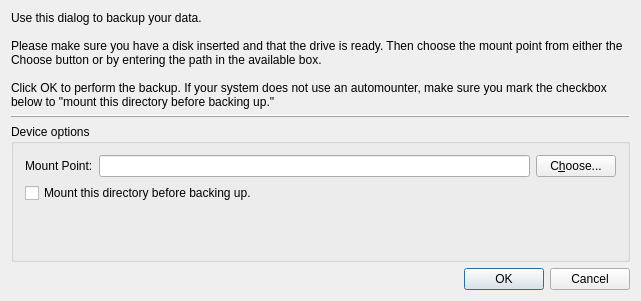
<?xml version="1.0" encoding="UTF-8"?>
<ui version="4.0">
 <class>KBackupDlg</class>
 <widget class="QDialog" name="KBackupDlg">
  <property name="geometry">
   <rect>
    <x>0</x>
    <y>0</y>
    <width>641</width>
    <height>301</height>
   </rect>
  </property>
  <property name="windowTitle">
   <string>Backup</string>
  </property>
  <layout class="QVBoxLayout">
   <property name="spacing">
    <number>6</number>
   </property>
   <property name="leftMargin">
    <number>11</number>
   </property>
   <property name="topMargin">
    <number>11</number>
   </property>
   <property name="rightMargin">
    <number>11</number>
   </property>
   <property name="bottomMargin">
    <number>11</number>
   </property>
   <item>
    <layout class="QHBoxLayout">
     <property name="spacing">
      <number>6</number>
     </property>
     <property name="leftMargin">
      <number>0</number>
     </property>
     <property name="topMargin">
      <number>0</number>
     </property>
     <property name="rightMargin">
      <number>0</number>
     </property>
     <property name="bottomMargin">
      <number>0</number>
     </property>
     <item>
      <widget class="QLabel" name="TextLabel1">
       <property name="text">
        <string>Use this dialog to backup your data. 

Please make sure you have a disk inserted and that the drive is ready. Then choose the mount point from either the Choose button or by entering the path in the available box.

Click OK to perform the backup. If your system does not use an automounter, make sure you mark the checkbox below to "mount this directory before backing up."</string>
       </property>
       <property name="alignment">
        <set>Qt::AlignTop</set>
       </property>
       <property name="wordWrap">
        <bool>true</bool>
       </property>
      </widget>
     </item>
    </layout>
   </item>
   <item>
    <widget class="Line" name="Line1">
     <property name="frameShape">
      <enum>QFrame::HLine</enum>
     </property>
     <property name="frameShadow">
      <enum>QFrame::Raised</enum>
     </property>
    </widget>
   </item>
   <item>
    <widget class="QGroupBox" name="GroupBox1">
     <property name="title">
      <string>Device options</string>
     </property>
     <layout class="QVBoxLayout">
      <property name="spacing">
       <number>6</number>
      </property>
      <property name="leftMargin">
       <number>11</number>
      </property>
      <property name="topMargin">
       <number>11</number>
      </property>
      <property name="rightMargin">
       <number>11</number>
      </property>
      <property name="bottomMargin">
       <number>11</number>
      </property>
      <item>
       <layout class="QHBoxLayout">
        <property name="spacing">
         <number>6</number>
        </property>
        <property name="leftMargin">
         <number>0</number>
        </property>
        <property name="topMargin">
         <number>0</number>
        </property>
        <property name="rightMargin">
         <number>0</number>
        </property>
        <property name="bottomMargin">
         <number>0</number>
        </property>
        <item>
         <widget class="QLabel" name="lblMountPoint">
          <property name="text">
           <string comment="This is the mount point">Mount Point:</string>
          </property>
          <property name="wordWrap">
           <bool>false</bool>
          </property>
         </widget>
        </item>
        <item>
         <widget class="KLineEdit" name="txtMountPoint"/>
        </item>
        <item>
         <widget class="QPushButton" name="chooseButton">
          <property name="toolTip">
           <string>Select mount point</string>
          </property>
          <property name="whatsThis">
           <string>Use this to browse to the mount point.</string>
          </property>
          <property name="text">
           <string>C&amp;hoose...</string>
          </property>
         </widget>
        </item>
       </layout>
      </item>
      <item>
       <widget class="QCheckBox" name="mountCheckBox">
        <property name="text">
         <string>Mount this directory before backing up.</string>
        </property>
       </widget>
      </item>
      <item>
       <spacer name="Spacer17">
        <property name="orientation">
         <enum>Qt::Vertical</enum>
        </property>
        <property name="sizeType">
         <enum>QSizePolicy::Expanding</enum>
        </property>
        <property name="sizeHint" stdset="0">
         <size>
          <width>0</width>
          <height>24</height>
         </size>
        </property>
       </spacer>
      </item>
     </layout>
    </widget>
   </item>
   <item>
    <widget class="QDialogButtonBox" name="buttonBox">
     <property name="standardButtons">
      <set>QDialogButtonBox::Cancel|QDialogButtonBox::Ok</set>
     </property>
    </widget>
   </item>
  </layout>
 </widget>
 <layoutdefault spacing="6" margin="11"/>
 <customwidgets>
  <customwidget>
   <class>KLineEdit</class>
   <extends>QLineEdit</extends>
   <header>klineedit.h</header>
  </customwidget>
 </customwidgets>
 <resources/>
 <connections>
  <connection>
   <sender>buttonBox</sender>
   <signal>accepted()</signal>
   <receiver>KBackupDlg</receiver>
   <slot>accept()</slot>
   <hints>
    <hint type="sourcelabel">
     <x>320</x>
     <y>272</y>
    </hint>
    <hint type="destinationlabel">
     <x>320</x>
     <y>150</y>
    </hint>
   </hints>
  </connection>
  <connection>
   <sender>buttonBox</sender>
   <signal>rejected()</signal>
   <receiver>KBackupDlg</receiver>
   <slot>reject()</slot>
   <hints>
    <hint type="sourcelabel">
     <x>320</x>
     <y>272</y>
    </hint>
    <hint type="destinationlabel">
     <x>320</x>
     <y>150</y>
    </hint>
   </hints>
  </connection>
 </connections>
</ui>
